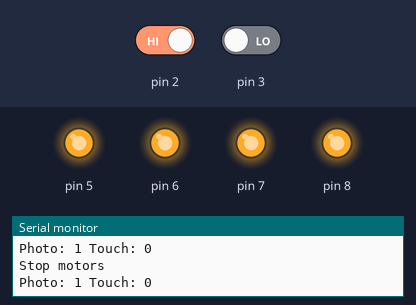
A sketch run on a simulated Arduino Uno, built with avr-gcc and run on an emulated ATmega328P. Parts: output pins drawn as LEDs (lit = HIGH), the last lines printed to the serial monitor. The test bench sets the inputs (shaded band); at power-on: pin 2 HIGH, pin 3 LOW.

Above: at 0.8 s.
0.9 s: pin 2 driven LOW and pin 3 driven HIGH
At 1.6 s:
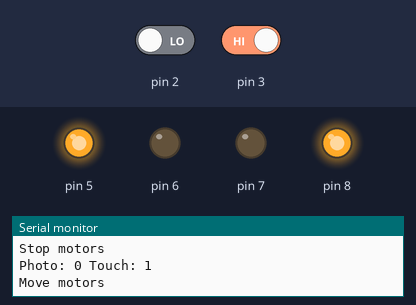
3.9 s: pin 2 driven HIGH
At 4.7 s:
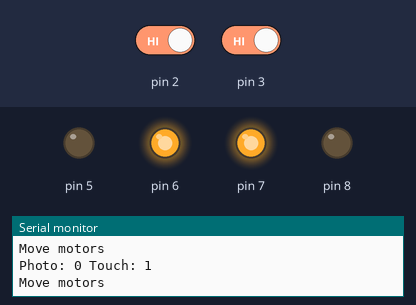
6.9 s: pin 2 driven LOW
At 7.7 s:
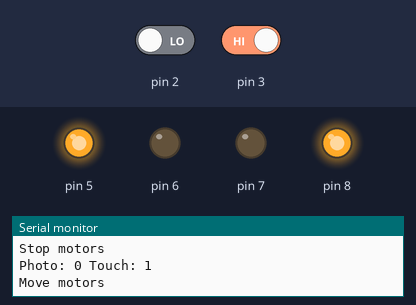
9.9 s: pin 3 driven LOW
At 11.5 s:
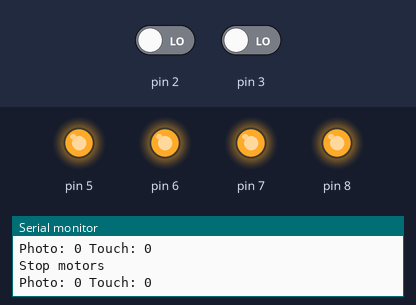
12.9 s: pin 3 driven HIGH
At 13.7 s:
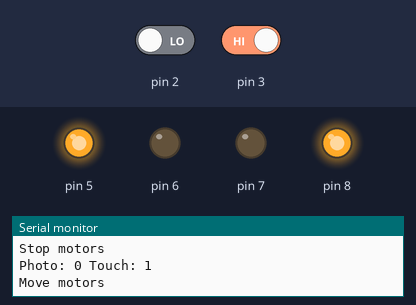
15.9 s: pin 2 driven HIGH and pin 3 driven LOW
At 18.3 s:
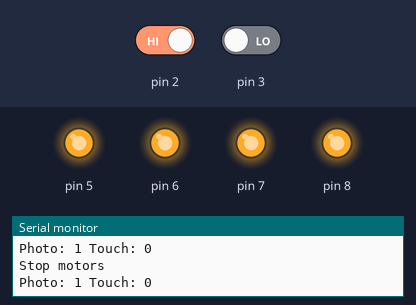
Timing chart, 0 to 19.8 s (numbered marks = the images above; inputs shaded):
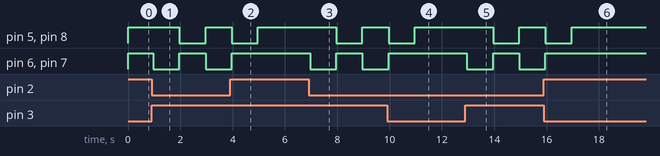

Measured:
- after the input at 0.9 s, pin 5, pin 8: HIGH → LOW after 1.1 s, → HIGH 1.0 s later; pin 6, pin 7: HIGH → LOW after 0.06 s, → HIGH 1.0 s later, → LOW 1.0 s later
- after the input at 3.9 s, pin 5, pin 8: goes on until 5.0 s, then stays HIGH; pin 6, pin 7: goes on until 4.0 s, then stays HIGH
- after the input at 6.9 s, pin 5, pin 8: HIGH → LOW after 1.1 s, → HIGH 1.0 s later; pin 6, pin 7: HIGH → LOW after 0.06 s, → HIGH 1.0 s later, → LOW 1.0 s later
- after the input at 9.9 s, pin 5, pin 8: goes on until 11.0 s, then stays HIGH; pin 6, pin 7: goes on until 10.0 s, then stays HIGH
- after the input at 12.9 s, pin 5, pin 8: HIGH → LOW after 1.1 s, → HIGH 1.0 s later; pin 6, pin 7: HIGH → LOW after 0.06 s, → HIGH 1.0 s later, → LOW 1.0 s later
- after the input at 15.9 s, pin 5, pin 8: goes on until 17.0 s, then stays HIGH; pin 6, pin 7: goes on until 16.0 s, then stays HIGH

The sketch:

all.ino
```cpp
// (licence header left out)
void setup()
{
    int photoInput, touchInput;
    /* センサのピン設定 */
    pinMode(2, INPUT); // フォトトランジスタ
    pinMode(3, INPUT); // タッチセンサ

    /* モータードライバのピン設定 */
    pinMode(5, OUTPUT); // 右モータドライバのIN1ピン
    pinMode(6, OUTPUT); // 右モータドライバのIN2ピン
    pinMode(7, OUTPUT); // 左モータドライバのIN1ピン
    pinMode(8, OUTPUT); // 左モータドライバのIN2ピン

    Serial.begin(9600);

    for (;;)
    {
        photoInput = digitalRead(2);
        touchInput = digitalRead(3);
        Serial.print("Photo: ");
        Serial.print(photoInput);
        Serial.print(" Touch: ");
        Serial.println(touchInput);
        if (photoInput == LOW && touchInput == HIGH)
        {
            Serial.println("Move motors");
            /* 右正転、左逆転 */
            digitalWrite(5, HIGH);
            digitalWrite(6, LOW);
            digitalWrite(7, LOW);
            digitalWrite(8, HIGH);
            delay(1000); // 1秒待機
            /* 右逆転、左正転 */
            digitalWrite(5, LOW);
            digitalWrite(6, HIGH);
            digitalWrite(7, HIGH);
            digitalWrite(8, LOW);
            delay(1000); // 1秒待機
        }
        else
        {
            Serial.println("Stop motors");
            /* モーターを停止 */
            digitalWrite(5, HIGH);
            digitalWrite(6, HIGH);
            digitalWrite(7, HIGH);
            digitalWrite(8, HIGH);
        }
    }
}
void loop()
{
    // ループ内は空
}
```
